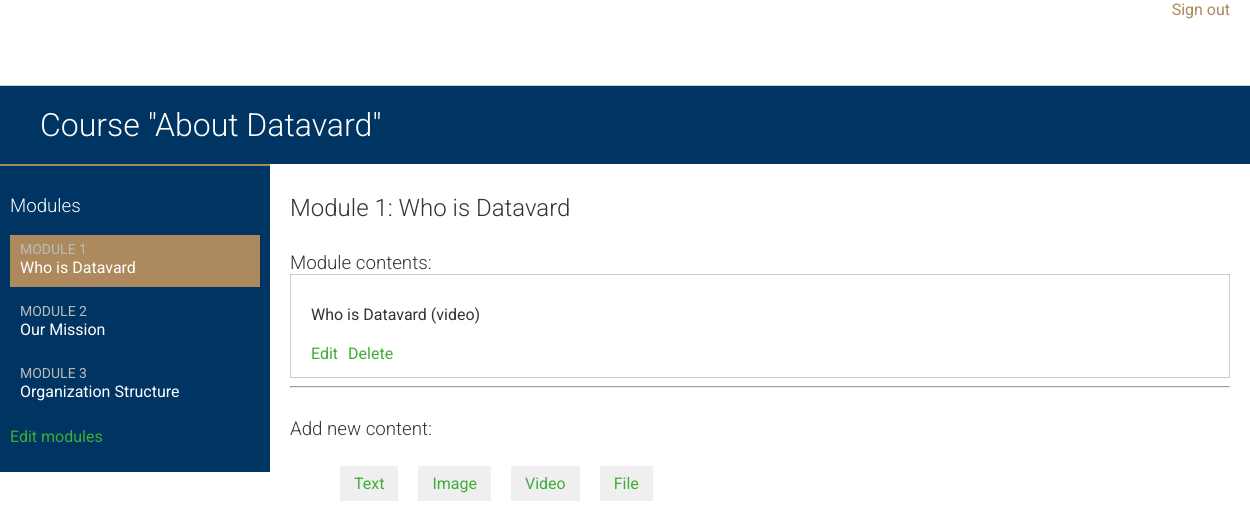
Screenshot of /course/module/30/ (signed in) with the database file from the repository.
### courses/models.py (models this page shows, shortened)
class Course(models.Model):
    owner = models.ForeignKey(User,
                              related_name='course_created')
    subject = models.ForeignKey(Subject,
                                related_name='courses')
    title = models.CharField(max_length=200)
    slug = models.SlugField(max_length=200, unique=True)
    overview = models.TextField()
    created = models.DateTimeField(auto_now_add=True)
    students = models.ManyToManyField(User,
                                      related_name='courses_joined',
                                      blank=True)
    class Meta:
        ordering = ('-created',)

class Module(models.Model):
    course = models.ForeignKey(Course, related_name='modules')
    title = models.CharField(max_length=200)
    description = models.TextField(blank=True)
    order = OrderField(blank=True, for_fields=['course'])
    class Meta:
        ordering = ['order']

class Content(models.Model):
    module = models.ForeignKey(Module, related_name='contents')
    content_type = models.ForeignKey(ContentType,
                                     limit_choices_to={'model_in': ('text',
                                                                    'video',
                                                                    'image',
                                                                    'file')})
    object_id = models.PositiveIntegerField()
    item = GenericForeignKey('content_type', 'object_id')
    order = OrderField(blank=True, for_fields=['module'])
    class Meta:
        ordering = ['order']

class ItemBase(models.Model):
    owner = models.ForeignKey(User,
                              related_name='%(class)s_related')
    title = models.CharField(max_length=250)
    created = models.DateTimeField(auto_now_add=True)
    updated = models.DateTimeField(auto_now=True)
    class Meta:
        abstract = True
    def __str__(self):
        return self.title

class Video(ItemBase):
    file = models.FileField(upload_to='videos', blank=True, null=True)
    url = models.URLField(default='', blank=True)

### courses/views.py (the view)
# urls.py: url(r'^module/(?P<module_id>\d+)/$', views.ModuleContentListView.as_view(), name='module_content_list'),
class ModuleContentListView(TemplateResponseMixin, View):
    template_name = 'courses/manage/module/content_list.html'
    def get(self, request, module_id):
        module = get_object_or_404(Module,
                                   id=module_id,
                                   course__owner=request.user)
        return self.render_to_response({'module': module})

### courses/templatetags/course.py (called while the page is built)
@register.filter
def model_name(obj):
    try:
        return obj._meta.model_name
    except AttributeError:
        return None

### templates/courses/manage/module/content_list.html (shortened to what this page needs)
{% extends "base.html" %}
{% load course %}
{% block content %}
{% with course=module.course %}
<h1>Course "{{ course.title }}"</h1>
<div class="contents">
    <h3>Modules</h3>
    <ul id="modules">
        {% for m in course.modules.all %}
        <li data-id="{{ m.id }}" {% if m == module %} class="selected" {% endif %}>
            <a href="{% url 'courses:module_content_list' m.id %}">
                            <span>
                                Module <span class="order">{{ m.order|add:1 }}</span>
                            </span>
                <br>
                {{ m.title }}
            </a>
        </li>
        {% empty %}
        <li>No modules yet.</li>
        {% endfor %}
    </ul>
    <p><a href="{% url 'courses:course_module_update' course.id %}">Edit modules</a></p>
</div>
<div class="module">
    <h2>Module {{ module.order|add:1 }}: {{ module.title }}</h2>
    <h3>Module contents:</h3>
    <div id="module-contents">
        {% for content in module.contents.all %}
        <div data-id="{{ content.id }}">
            {% with item=content.item %}
            <p>{{ item }} ({{ item|model_name }})</p>
            <a href="{% url 'courses:module_content_update' module.id item|model_name item.id %}">Edit</a>
            <form action="{% url 'courses:module_content_delete' content.id %}" method="post">
                <input type="submit" value="Delete">
            </form>
            {% endwith %}
        </div>
        {% empty %}
        <p>This module has no contents yet.</p>
        {% endfor %}
    </div>
    <hr>
    <h3>Add new content:</h3>
    <ul class="content-types">
        <li><a href="{% url 'courses:module_content_create' module.id  'text' %}">Text</a></li>
        <li><a href="{% url 'courses:module_content_create' module.id  'image' %}">Image</a></li>
        <li><a href="{% url 'courses:module_content_create' module.id  'video' %}">Video</a></li>
        <li><a href="{% url 'courses:module_content_create' module.id  'file' %}">File</a></li>
    </ul>
</div>
{% endwith %}
{% endblock %}

### courses/static/courses/css/base.css (style rules this page uses)
body { margin:0; font-family:'Roboto', sans-serif; font-weight:400; color:#333; }
a { color:#3fad37; text-decoration:none; }
h1, h2, h3, h4, h5, h6 { font-family:'Roboto', sans-serif; font-weight:300; }
h1 { background:#003563; color: white; width:100%; overflow:auto; padding:20px 0 20px 40px; margin:0; }
.module { overflow:auto; }
.module h3 { margin:30px 0 0; padding:0; width:100%; }
.module p { margin:10px 0 20px; width:100%; float:left; }
.contents { width:20%; padding:10px; float:left; background:#003563; color: #fff; font-family:'Roboto', sans-serif; border-top: 2px solid #AD895E; }
.contents ul { list-style:none; margin:0; padding:0; }
.contents ul li { margin:0 0 10px 0; padding:4px 10px 10px; overflow:auto; }
.contents ul li.selected { background:#AD895E; }
.contents ul span { text-transform:uppercase; color:#bbb; font-size:14px; }
.contents ul a { display:block; color:#fff; text-decoration:none; }
.module { padding:10px 20px; }
ul.content-types li { list-style:none; float:left; margin:10px; background:#efefef; padding:8px 14px; }
input, select, textarea { border:1px solid #ccc; border-bottom:3px solid #ccc; padding:8px 12px; font-size:16px; font-family:'Roboto', sans-serif; float:left; clear:both; width:300px; }
input[type=submit], a.button { border-radius:5px; background:#4dcc43; color:#fff; font-size:16px; text-transform:uppercase; border:none; padding:10px 20px; margin:20px 0; }
#module-contents div { padding:20px 20px 4px 20px; border:1px solid #ccc; background:#fff; overflow:auto; }
#module-contents a { float:left; }
#module-contents form { margin:0; padding:0; float:left; }
#module-contents input[type="submit"] { width:auto; background:none; color:#3fad37; margin:0 0 10px 10px; padding:0; text-transform:none; }

### rows the page displays
Course: title "About Datavard"
Module: order|add "1", title "Who is Datavard"
Module: order|add "2", title "Our Mission"
Module: order|add "3", title "Organization Structure"
Content: item "Who is Datavard", item|model_name "video"
